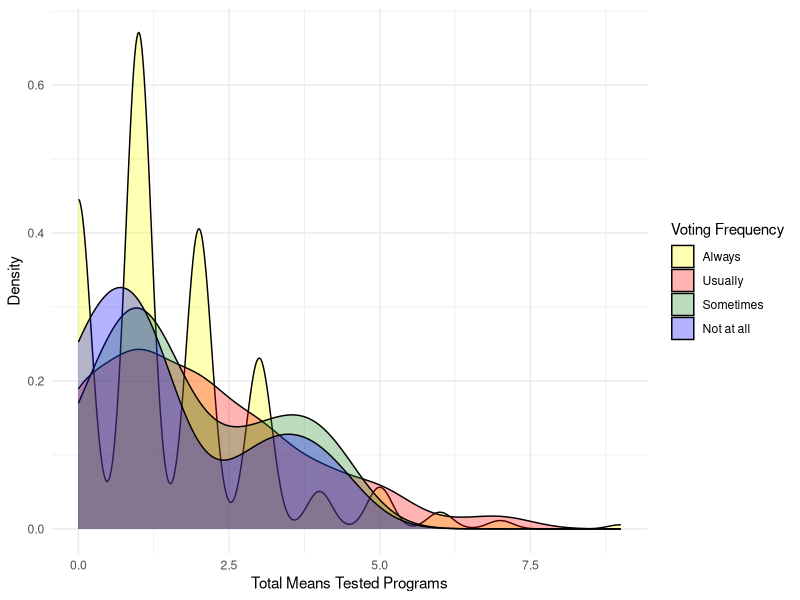
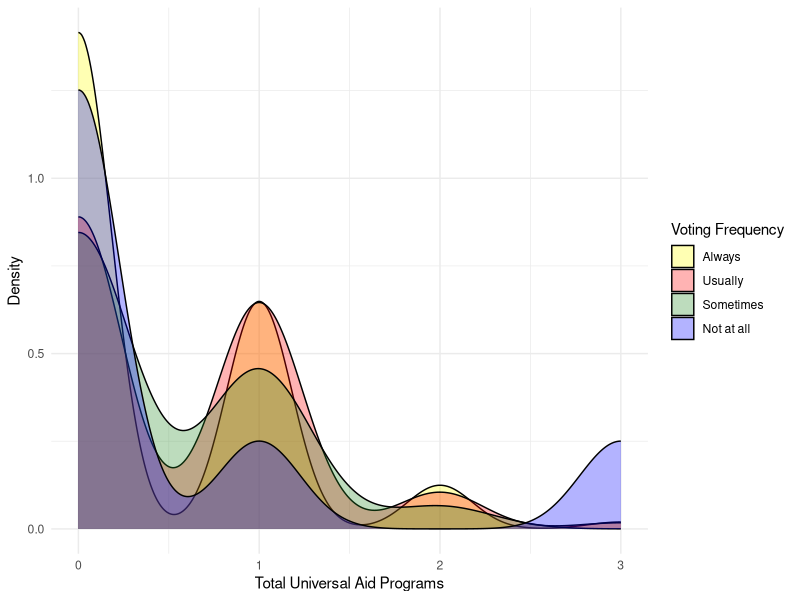
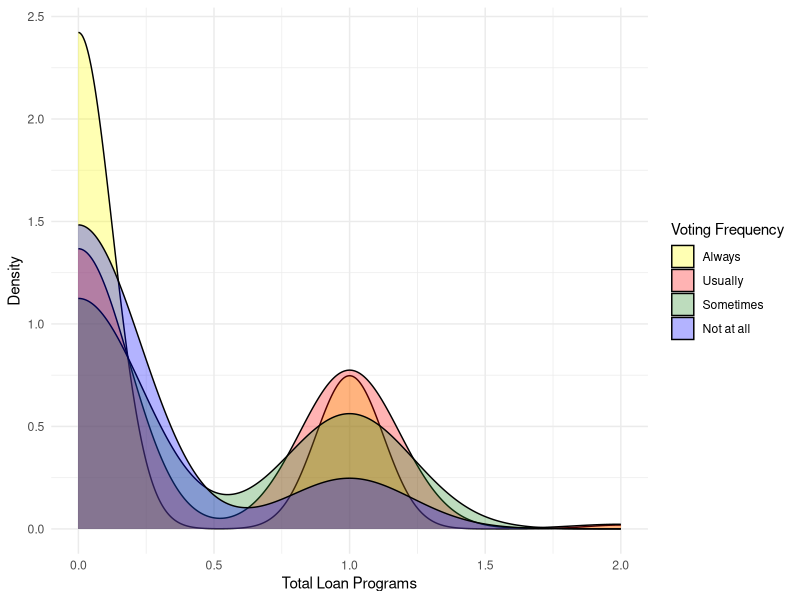
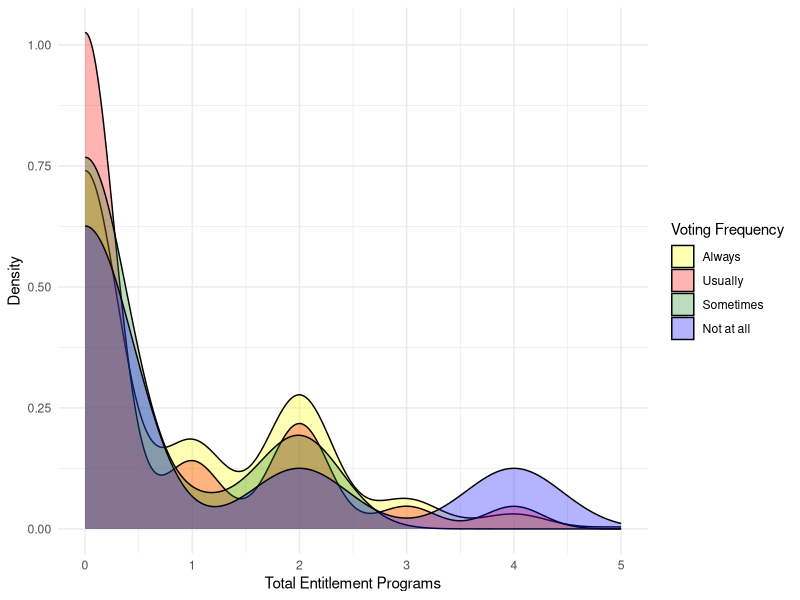

Write the R code that produced these figures, in order.
#load packages
library(tidyverse)
library(gridExtra)
library(viridis)
#read data
max <- read_csv("Data/max_sub.csv")

#order VOTE_F correctly
max$VOTE_F <- factor(max$VOTE_F, levels = c("Always", "Usually", "Sometimes",
                                        "Not at all"))
#check our work
class(max$VOTE_F)

ggplot(max, aes(x=total_means, y=..density.., fill=VOTE_F)) + 
  geom_density(alpha=.3) + 
  theme_minimal() +
  scale_fill_manual(values=c("#FFFF00", "#FF0000", "#228B22", "#0000FF")) +
  labs(x = "Total Means Tested Programs",
       fill = "Voting Frequency",
       y = "Density")

ggplot(max, aes(x=total_uni, y=..density.., fill=VOTE_F)) + 
  geom_density(alpha=.3) + 
  theme_minimal() +
  scale_fill_manual(values=c("#FFFF00", "#FF0000", "#228B22", "#0000FF")) +
  labs(x = "Total Universal Aid Programs",
       fill = "Voting Frequency",
       y = "Density")

ggplot(max, aes(x=total_loans, y=..density.., fill=VOTE_F)) + 
  geom_density(alpha=.3) + 
  theme_minimal() +
  scale_fill_manual(values=c("#FFFF00", "#FF0000", "#228B22", "#0000FF")) +
  labs(x = "Total Loan Programs",
       fill = "Voting Frequency",
       y = "Density")

ggplot(max, aes(x=total_ent, y=..density.., fill=VOTE_F)) + 
  geom_density(alpha=.3) + 
  theme_minimal() +
  scale_fill_manual(values=c("#FFFF00", "#FF0000", "#228B22", "#0000FF")) +
  labs(x = "Total Entitlement Programs",
       fill = "Voting Frequency",
       y = "Density")
